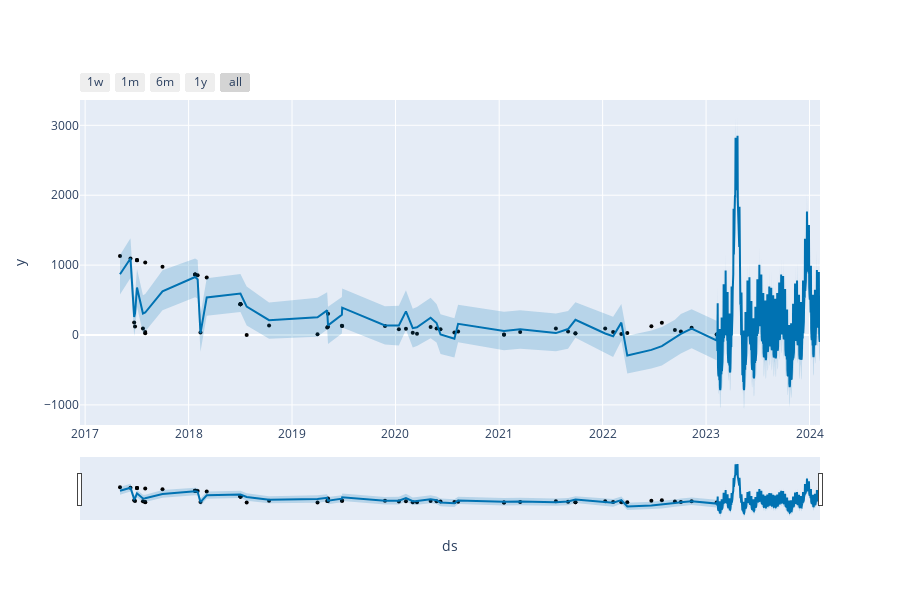

Notebook code cell kept with this figure:
### Markdown cell above
Zoom in into predicted values

### Code cell
from prophet.plot import plot_plotly, plot_components_plotly
plot_plotly(m, forecast)

### Figure 1 — Plotly figure (JSON) as saved in the notebook; plotly's stock layout.template omitted (floating-point values rounded to 4 significant figures; data arrays with more than 128 entries replaced by an {"elided": "..."} marker saying what was removed)
{"data": [{"marker": {"color": "black", "size": 4}, "mode": "markers", "name": "Actual", "type": "scatter", "x": ["2017-05-04T00:00:00", "2017-06-10T00:00:00", "2017-06-23T00:00:00", "2017-06-26T00:00:00", "2017-07-03T00:00:00", "2017-07-03T00:00:00", "2017-07-03T00:00:00", "2017-07-24T00:00:00", "2017-08-01T00:00:00", "2017-08-01T00:00:00", "2017-08-01T00:00:00", "2017-10-01T00:00:00", "2018-01-24T00:00:00", "2018-01-24T00:00:00", "2018-01-24T00:00:00", "2018-02-02T00:00:00", "2018-02-12T00:00:00", "2018-03-06T00:00:00", "2018-07-03T00:00:00", "2018-07-03T00:00:00", "2018-07-03T00:00:00", "2018-07-03T00:00:00", "2018-07-03T00:00:00", "2018-07-25T00:00:00", "2018-10-12T00:00:00", "2019-04-01T00:00:00", "2019-05-05T00:00:00", "2019-05-08T00:00:00", "2019-05-08T00:00:00", "2019-06-26T00:00:00", "2019-06-27T00:00:00", "2019-11-25T00:00:00", "2020-01-13T00:00:00", "2020-02-07T00:00:00", "2020-03-02T00:00:00", "2020-03-17T00:00:00", "2020-05-04T00:00:00", "2020-05-25T00:00:00", "2020-06-08T00:00:00", "2020-07-27T00:00:00", "2020-08-09T00:00:00", "2021-01-18T00:00:00", "2021-01-18T00:00:00", "2021-03-16T00:00:00", "2021-07-20T00:00:00", "2021-09-01T00:00:00", "2021-09-27T00:00:00", "2021-09-27T00:00:00", "2022-01-10T00:00:00", "2022-02-07T00:00:00", "2022-03-08T00:00:00", "2022-03-29T00:00:00", "2022-06-22T00:00:00", "2022-07-29T00:00:00", "2022-09-13T00:00:00", "2022-10-04T00:00:00", "2022-11-11T00:00:00", "2023-02-07T00:00:00"], "y": [1132, 1095, 178, 122, 1068, 1068, 1072, 95, 45, 1039, 24, 978, 867, 867, 867, 854, 35, 822, 441, 441, 441, 441, 441, 2, 138, 11, 108, 118, 306, 131, 130, 129, 81, 91, 32, 17, 116, 95, 81, 37, 52, 8, 3, 45, 94, 51, 25, 21, 94, 45, 16, 30, 126, 175, 71, 49, 103, 7]}, {"hoverinfo": "skip", "line": {"width": 0}, "mode": "lines", "type": "scatter", "x": {"elided": "410 str values"}, "y": {"elided": "410 float values"}}, {"fill": "tonexty", "fillcolor": "rgba(0, 114, 178, 0.2)", "line": {"color": "#0072B2", "width": 2}, "mode": "lines", "name": "Predicted", "type": "scatter", "x": {"elided": "410 str values"}, "y": {"elided": "410 float values"}}, {"fill": "tonexty", "fillcolor": "rgba(0, 114, 178, 0.2)", "hoverinfo": "skip", "line": {"width": 0}, "mode": "lines", "type": "scatter", "x": {"elided": "410 str values"}, "y": {"elided": "410 float values"}}], "layout": {"height": 600, "showlegend": false, "width": 900, "xaxis": {"rangeselector": {"buttons": [{"count": 7, "label": "1w", "step": "day", "stepmode": "backward"}, {"count": 1, "label": "1m", "step": "month", "stepmode": "backward"}, {"count": 6, "label": "6m", "step": "month", "stepmode": "backward"}, {"count": 1, "label": "1y", "step": "year", "stepmode": "backward"}, {"step": "all"}]}, "rangeslider": {"visible": true}, "title": {"text": "ds"}, "type": "date"}, "yaxis": {"title": {"text": "y"}}}}
